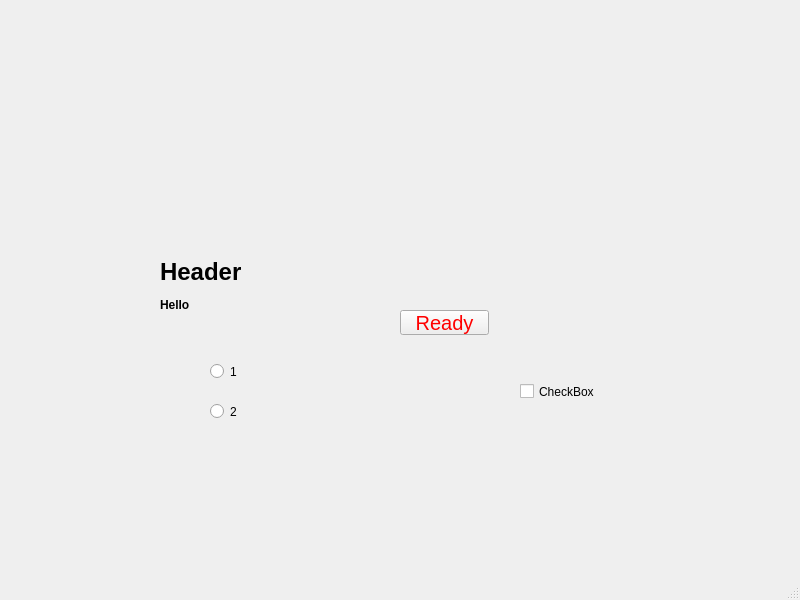
<?xml version="1.0" encoding="UTF-8"?>
<ui version="4.0">
 <class>MainWindow</class>
 <widget class="QMainWindow" name="MainWindow">
  <property name="geometry">
   <rect>
    <x>0</x>
    <y>0</y>
    <width>800</width>
    <height>600</height>
   </rect>
  </property>
  <property name="windowTitle">
   <string>MainWindow</string>
  </property>
  <widget class="QWidget" name="centralwidget">
   <widget class="QLabel" name="label">
    <property name="geometry">
     <rect>
      <x>160</x>
      <y>230</y>
      <width>171</width>
      <height>111</height>
     </rect>
    </property>
    <property name="text">
     <string>&lt;h1&gt;Header&lt;/h1&gt;
&lt;b&gt;Hello&lt;/b&gt;

</string>
    </property>
   </widget>
   <widget class="QPushButton" name="pushButton">
    <property name="geometry">
     <rect>
      <x>400</x>
      <y>310</y>
      <width>89</width>
      <height>25</height>
     </rect>
    </property>
    <property name="styleSheet">
     <string notr="true">color:red;
font-size:20px;</string>
    </property>
    <property name="text">
     <string>Ready</string>
    </property>
   </widget>
   <widget class="QCheckBox" name="checkBox">
    <property name="geometry">
     <rect>
      <x>520</x>
      <y>380</y>
      <width>92</width>
      <height>23</height>
     </rect>
    </property>
    <property name="text">
     <string>CheckBox</string>
    </property>
   </widget>
   <widget class="QRadioButton" name="radioButton">
    <property name="geometry">
     <rect>
      <x>210</x>
      <y>360</y>
      <width>112</width>
      <height>23</height>
     </rect>
    </property>
    <property name="text">
     <string>1</string>
    </property>
   </widget>
   <widget class="QRadioButton" name="radioButton_2">
    <property name="geometry">
     <rect>
      <x>210</x>
      <y>400</y>
      <width>112</width>
      <height>23</height>
     </rect>
    </property>
    <property name="text">
     <string>2</string>
    </property>
   </widget>
  </widget>
  <widget class="QMenuBar" name="menubar">
   <property name="geometry">
    <rect>
     <x>0</x>
     <y>0</y>
     <width>800</width>
     <height>22</height>
    </rect>
   </property>
  </widget>
  <widget class="QStatusBar" name="statusbar"/>
 </widget>
 <resources/>
 <connections/>
</ui>
